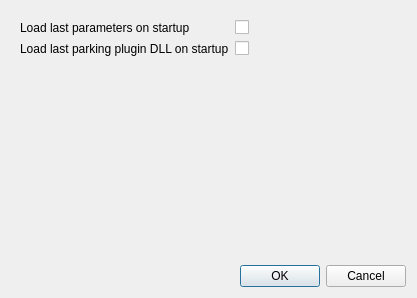
<?xml version="1.0" encoding="UTF-8"?>
<ui version="4.0">
 <class>SettingsDialog</class>
 <widget class="QDialog" name="SettingsDialog">
  <property name="geometry">
   <rect>
    <x>0</x>
    <y>0</y>
    <width>417</width>
    <height>298</height>
   </rect>
  </property>
  <property name="windowTitle">
   <string>Dialog</string>
  </property>
  <layout class="QVBoxLayout" name="verticalLayout">
   <item>
    <widget class="QWidget" name="widget" native="true">
     <layout class="QFormLayout" name="formLayout">
      <item row="0" column="0">
       <widget class="QLabel" name="loadLastParametersOnStartupLabel">
        <property name="text">
         <string>Load last parameters on startup</string>
        </property>
       </widget>
      </item>
      <item row="0" column="1">
       <widget class="QCheckBox" name="loadLastParametersOnStartupCheckBox"/>
      </item>
      <item row="1" column="0">
       <widget class="QLabel" name="loadLastParkingPluginDLLOnStartupLabel">
        <property name="text">
         <string>Load last parking plugin DLL on startup</string>
        </property>
       </widget>
      </item>
      <item row="1" column="1">
       <widget class="QCheckBox" name="loadLastParkingPluginDLLOnStartupCheckBox"/>
      </item>
     </layout>
    </widget>
   </item>
   <item>
    <widget class="QDialogButtonBox" name="buttonBox">
     <property name="orientation">
      <enum>Qt::Horizontal</enum>
     </property>
     <property name="standardButtons">
      <set>QDialogButtonBox::Cancel|QDialogButtonBox::Ok</set>
     </property>
    </widget>
   </item>
  </layout>
 </widget>
 <resources/>
 <connections>
  <connection>
   <sender>buttonBox</sender>
   <signal>accepted()</signal>
   <receiver>SettingsDialog</receiver>
   <slot>accept()</slot>
   <hints>
    <hint type="sourcelabel">
     <x>248</x>
     <y>254</y>
    </hint>
    <hint type="destinationlabel">
     <x>157</x>
     <y>274</y>
    </hint>
   </hints>
  </connection>
  <connection>
   <sender>buttonBox</sender>
   <signal>rejected()</signal>
   <receiver>SettingsDialog</receiver>
   <slot>reject()</slot>
   <hints>
    <hint type="sourcelabel">
     <x>316</x>
     <y>260</y>
    </hint>
    <hint type="destinationlabel">
     <x>286</x>
     <y>274</y>
    </hint>
   </hints>
  </connection>
 </connections>
</ui>
